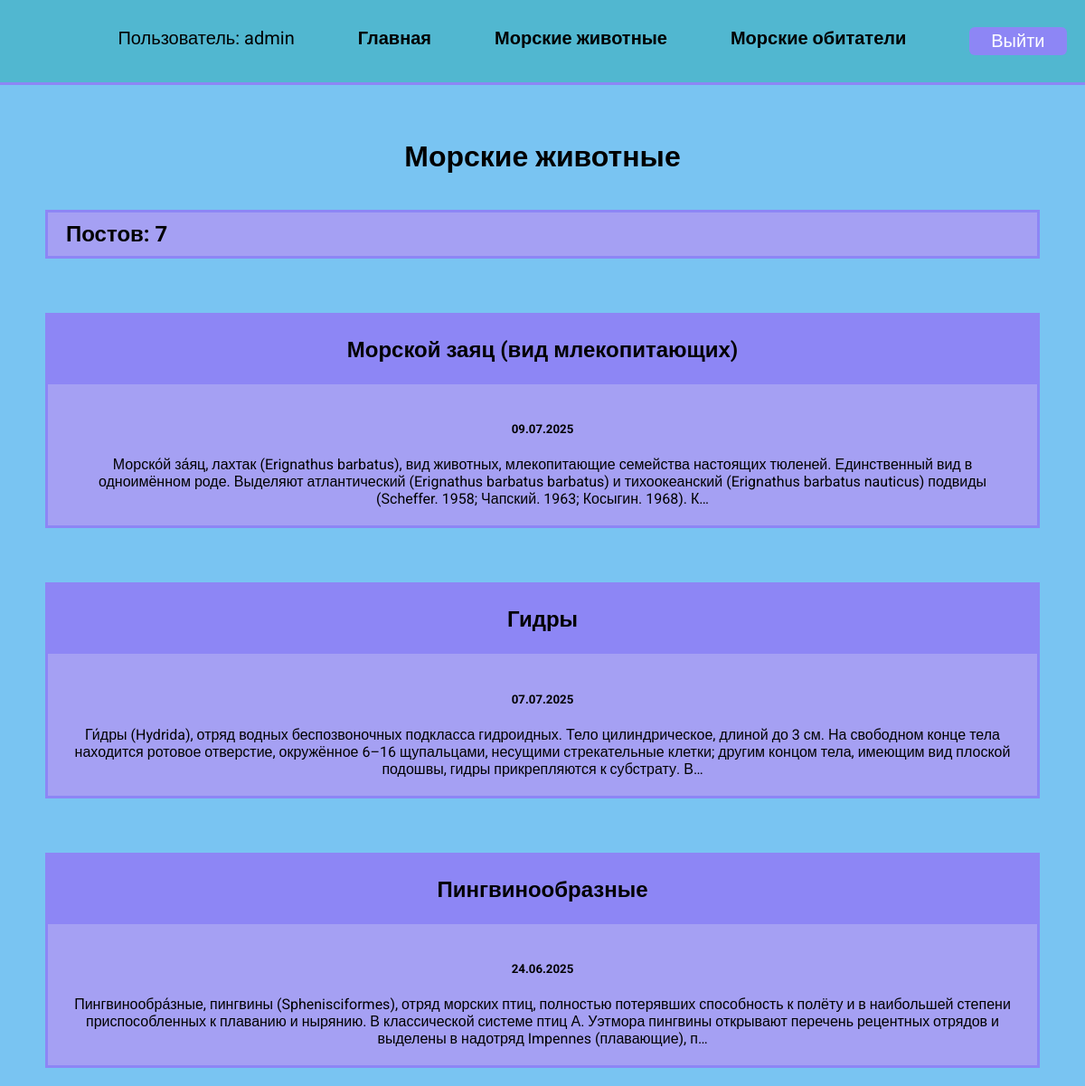
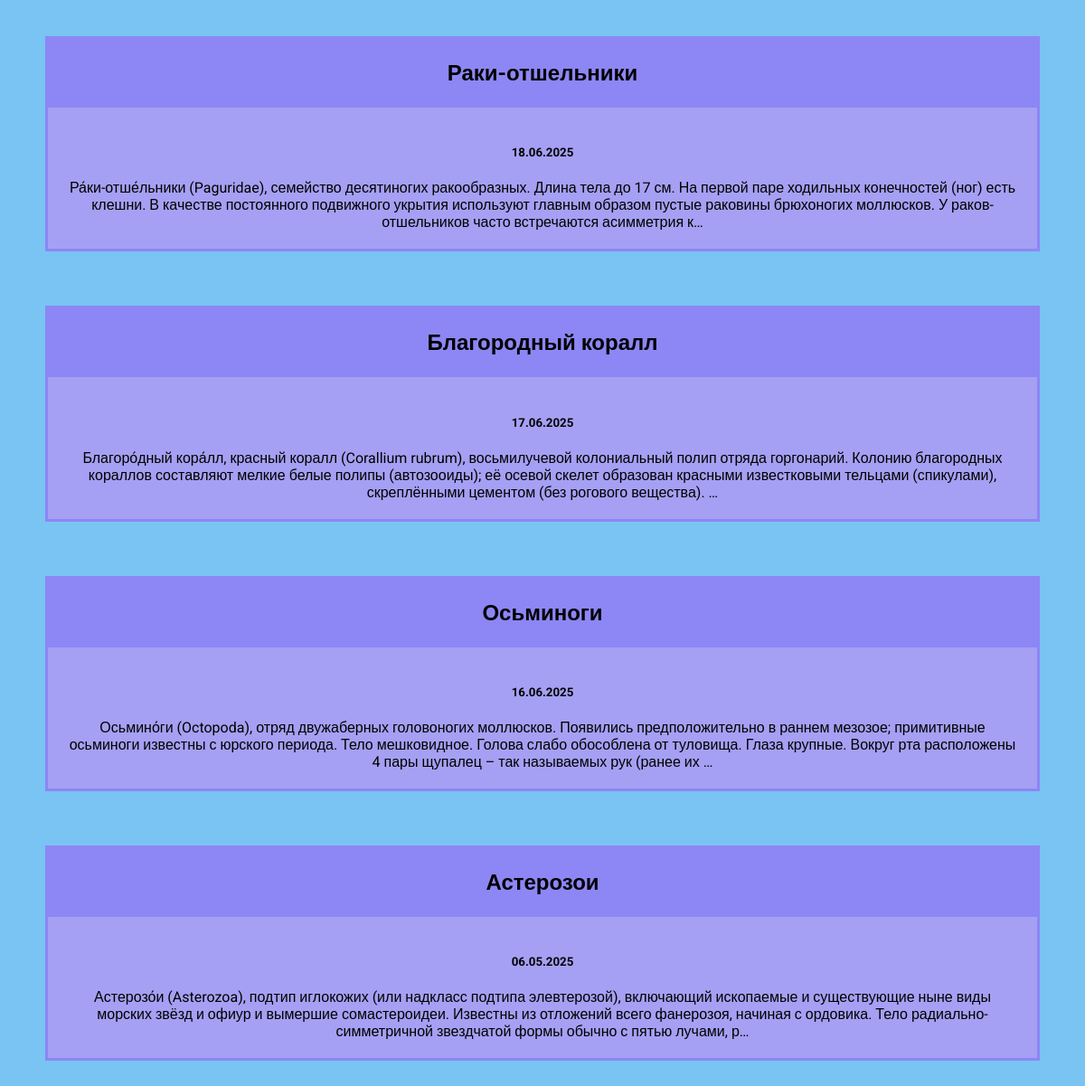
/blo/ (signed in), run on the app's committed database (2 pictures, top to bottom).
### blo/models.py (models this page shows, shortened)
class Blo(models.Model):
    title = models.CharField(max_length=200)
    description = models.TextField()
    date = models.DateField()

### blo/views.py (the view)
# urls.py: path('', views.blos, name="blos"),
def blos(request):
    blos = Blo.objects.order_by('-date')
    return  render(request, "blo/blo.html", {"blos": blos})

### blo/templates/blo/blo.html
{% extends 'dz/base.html' %}
{% load static %}
{% block content %}
<h1>Морские животные</h1>
<h2 class="count">Постов: {{ blos.count }}</h2>
{% for blo in blos %}
<div class="element">
    <h2 class="top">
        <a href="{% url 'detail' blo.id %}"> {{ blo.title }} </a>
    </h2>
    <div class="blo_text">
        <h5> {{ blo.date|date:'d.m.Y' }}</h5>
        <div> {{ blo.description|striptags|truncatechars:300}} </div>
    </div>
</div>
{% endfor %}
{% endblock %}

### dz/templates/dz/base.html (shortened to what this page needs)
<!DOCTYPE html>
{% load static %}
<html lang="en">
<head>
    <link rel="stylesheet" href="{% static 'css/style.css' %}">
</head>
<body>
<div class="menu">
    <div class="wrap">
        <ul>
        {% if user.is_authenticated %}
            <li class="logo">Пользователь: {{ user.username }}</li>
            <li><a href="{% url 'index' %}">Главная</a></li>
            <li><a href="{% url 'blos' %}">Морские животные</a></li>
            <li><a href="{% static 'dz/m.pdf' %}" target="_blank" >Морские обитатели</a></li>
             <li>
                <form action="{% url 'logoutuser' %}" method="post">
                    <button class="top">Выйти</button>
                </form>
            </li>
        {% else %}
            <li><a href="{% url 'signupuser' %}">Зарегистрироваться</a></li>
            <li><a href="{% url 'loginuser' %}">Войти</a></li>
        {% endif %}
        </ul>
    </div>
</div>
  <div class="content">
    <div class="wrap">
      {% block content %}
      {% endblock %}
    </div>
  </div>
</body>
</html>

### dz/static/css/style.css (style rules this page uses)
body { font-family: "Roboto", sans-serif; background: #79c4f2; padding: 0; margin: 0; }
h1 { text-align: center; margin: 60px 0 40px; }
h2 { text-align: center; margin: 20px 0; }
.element, .count { flex-basis: 360px; background: rgb(165, 160, 243); border: 3px solid rgb(141, 134, 245); margin-bottom: 60px; margin-left: 50px; margin-right: 50px; }
.top { background: rgb(141, 134, 245); margin: 0; padding: 4px 24px; margin-top: 0; border: none; color: #FFF; box-shadow: none; }
.top a { color: black; text-decoration: none; padding: 20px; display: block; text-align: center; }
.blo_text { padding: 20px; box-sizing: border-box; text-align: center; }
.count { padding: 10px 20px; box-sizing: border-box; text-align: left; }
.menu { background: rgb(81, 183, 208); padding: 10px; border-bottom: 3px solid rgb(141, 134, 245); }
.menu .wrap { display: flex; flex-wrap: wrap; justify-content: space-around; align-items: center; }
.menu a { color: black; font-weight: bold; text-decoration: none; }
.menu ul { display: flex; flex-wrap: wrap; list-style: none; font-size: 20px; }
.menu li { margin-left: 70px; }
button { border-radius: 6px; box-shadow: inset 0 0 6px 2px #FFF; padding: 10px 40px; margin-top: 40px; font-size: 20px; cursor: pointer; }
.content a { color: #000; display: block; padding: 20px; text-decoration: none; }

### data on the page
Blo: title "Морской заяц (вид млекопитающих)", date "09.07.2025", description "Морско́й за́яц, лахтак (Erignathus barbatus), вид животных, млекопитающие семейства настоящих тюленей. Единственный вид в одноимённом роде. Выделяют атлантический (Erignathus barbatus barbatus) и тихоокеанский (Erignathus barbatus nauticus) подвиды (Scheffer. 1958; Чапский. 1963; Косыгин. 1968). К…"
Blo: title "Гидры", date "07.07.2025", description "Ги́дры (Hydrida), отряд водных беспозвоночных подкласса гидроидных. Тело цилиндрическое, длиной до 3 см. На свободном конце тела находится ротовое отверстие, окружённое 6–16 щупальцами, несущими стрекательные клетки; другим концом тела, имеющим вид плоской подошвы, гидры прикрепляются к субстрату. В…"
Blo: title "Пингвинообразные", date "24.06.2025", description "Пингвинообра́зные, пингвины (Sphenisciformes), отряд морских птиц, полностью потерявших способность к полёту и в наибольшей степени приспособленных к плаванию и нырянию. В классической системе птиц А. Уэтмора пингвины открывают перечень рецентных отрядов и выделены в надотряд Impennes (плавающие), п…"
Blo: title "Раки-отшельники", date "18.06.2025", description "Ра́ки-отше́льники (Paguridae), семейство десятиногих ракообразных. Длина тела до 17 см. На первой паре ходильных конечностей (ног) есть клешни. В качестве постоянного подвижного укрытия используют главным образом пустые раковины брюхоногих моллюсков. У раков-отшельников часто встречаются асимметрия к…"
Blo: title "Благородный коралл", date "17.06.2025", description "Благоро́дный кора́лл, красный коралл (Corallium rubrum), восьмилучевой колониальный полип отряда горгонарий. Колонию благородных кораллов составляют мелкие белые полипы (автозооиды); её осевой скелет образован красными известковыми тельцами (спикулами), скреплёнными цементом (без рогового вещества). …"
Blo: title "Осьминоги", date "16.06.2025", description "Осьмино́ги (Octopoda), отряд двужаберных головоногих моллюсков. Появились предположительно в раннем мезозое; примитивные осьминоги известны с юрского периода. Тело мешковидное. Голова слабо обособлена от туловища. Глаза крупные. Вокруг рта расположены 4 пары щупалец – так называемых рук (ранее их …"
Blo: title "Астерозои", date "06.05.2025", description "Астерозо́и (Asterozoa), подтип иглокожих (или надкласс подтипа элевтерозой), включающий ископаемые и существующие ныне виды морских звёзд и офиур и вымершие сомастероидеи. Известны из отложений всего фанерозоя, начиная с ордовика. Тело радиально-симметричной звездчатой формы обычно с пятью лучами, р…"

### other printed values
{{ user.username }} "admin"
{{ blos.count }} "7"
